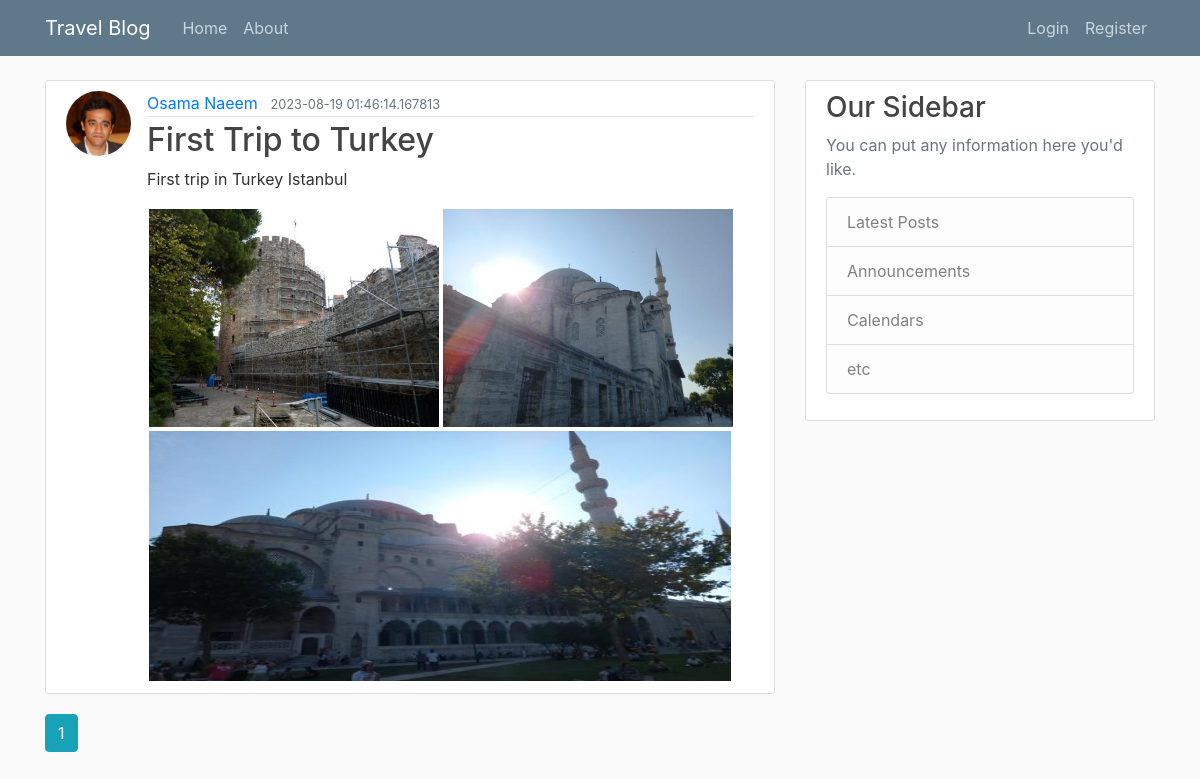
The page /home on the database its author committed.
### Flask_app/models.py (models this page shows, shortened)
class Post(db.Model, UserMixin):
    id = db.Column(db.Integer,primary_key = True)
    title = db.Column(db.String(100),nullable = False)
    date_posted = db.Column(db.String(60),nullable = False, default = datetime.utcnow)
    content = db.Column(db.Text,nullable = False)
    image = db.Column(db.Text, nullable = True, default = '')
    video = db.Column(db.Text, nullable = True , default = '')
    user_id = db.Column(db.Integer, db.ForeignKey('user.id'), nullable = False)

class User(db.Model, UserMixin):
    id = db.Column(db.Integer,primary_key = True)
    username = db.Column(db.String(20), unique = True, nullable = False)
    email = db.Column(db.String(120), unique = True, nullable = False)
    image = db.Column(db.String(20), nullable = False, default = 'default.jpeg')
    password = db.Column(db.String(60), nullable = False)
    posts = db.relationship('Post', backref='author', lazy = True)

### Flask_app/routes.py (the view)
@app.route("/")
@app.route("/home")
def home():
    no_of_images = []
    no_of_videos = []
    page = request.args.get('page',1,type=int)
    posts = Post.query.order_by(Post.date_posted.desc()).paginate(page = page ,per_page=4)
    for post in posts:
        no_of_images.append(post.image.count(',') )
        no_of_videos.append(post.video.count(',') )
    return render_template('home.html', posts=posts ,  no_of_images = no_of_images , no_of_videos = no_of_videos)

### Flask_app/templates/home.html (shortened to what this page needs)
{% extends "layout.html" %}
{% block content %}
    {% for post in posts.items %}
        {% set total_images = no_of_images[loop.index0] %}
        {% set total_videos = no_of_videos[loop.index0] %}
        <article class="media content-section">
          <img class="rounded-circle article-img" src="{{ url_for('static', filename='profile_pics/' + post.author.image) }}">
          <div class="media-body">
            <div class="article-metadata">
              <a class="mr-2" href="{{ url_for('user_posts', username=post.author.username) }}">{{ post.author.username }}</a>
              <small class="text-muted">{{ post.date_posted }}</small>
            </div>
            <h2><a class="article-title" href="{{ url_for('post', post_id=post.id) }}">{{ post.title }}</a></h2>
            <p class="article-content">{{ post.content }}</p>
            <div class = "image-container">
            {% if post.image  %}
              {% for imagee in post.image.split(',') %}
                {% if imagee != '' %}
                  {% if loop.index == total_images and total_images % 2 == 1  %}
                    <img class="image image-1" src="{{ url_for('static', filename='post_pics/' + imagee) }}" alt = "Image">
                  {% else %}
                    <img class="image image-2" src="{{ url_for('static', filename='post_pics/' + imagee) }}" alt = "Image">
                  {% endif %}
                {% endif %}
              {% endfor %}
            {% endif %}
            </div>
          </div>
        </article>
    {% endfor %}
    {% for page_num in posts.iter_pages(left_edge=1, right_edge=1, left_current=1, right_current=2) %}
      {% if page_num %}
        {% if posts.page == page_num %}
          <a class="btn btn-info mb-4" href="{{ url_for('home', page=page_num) }}">{{ page_num }}</a>
        {% else %}
          <a class="btn btn-outline-info mb-4" href="{{ url_for('home', page=page_num) }}">{{ page_num }}</a>
        {% endif %}
      {% else %}
        ...
      {% endif %}
    {% endfor %}
{% endblock content %}

### Flask_app/static/main_orig.css (style rules this page uses)
body { background: #fafafa; color: #333333; margin-top: 5rem; }
h1, h2, h3, h4, h5, h6 { color: #444444; }
.content-section { background: #ffffff; padding: 10px 20px; border: 1px solid #dddddd; border-radius: 3px; margin-bottom: 20px; }
.article-title { color: #444444; }
.article-content { white-space: pre-line; }
.article-img { height: 65px; width: 65px; margin-right: 16px; }
.article-metadata { padding-bottom: 1px; margin-bottom: 4px; border-bottom: 1px solid #e3e3e3 }

### Flask_app/templates/home.html (style rules this page uses)
.image-container { display: flex; flex-wrap: wrap; }
.image { margin: 2px; }
.image-1 { width: 582px; max-height: 250px; }
.image-2 { width: 290px; max-height: 250px; }

### rows shown on the page
Post: image (placeholder picture), author.username "Osama Naeem", date_posted "2023-08-19 01:46:14.167813", title "First Trip to Turkey", content "First trip in Turkey Istanbul"

### other values the page prints
{{ page_num }} "1"
